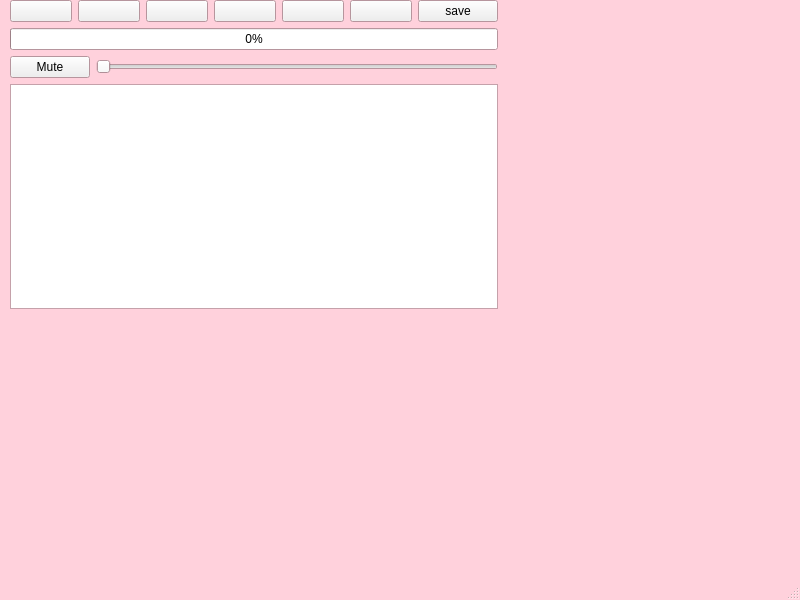
<?xml version="1.0" encoding="UTF-8"?>
<ui version="4.0">
 <class>MainWindow</class>
 <widget class="QMainWindow" name="MainWindow">
  <property name="geometry">
   <rect>
    <x>0</x>
    <y>0</y>
    <width>800</width>
    <height>600</height>
   </rect>
  </property>
  <property name="palette">
   <palette>
    <active>
     <colorrole role="WindowText">
      <brush brushstyle="SolidPattern">
       <color alpha="217">
        <red>23</red>
        <green>23</green>
        <blue>23</blue>
       </color>
      </brush>
     </colorrole>
     <colorrole role="Window">
      <brush brushstyle="SolidPattern">
       <color alpha="255">
        <red>255</red>
        <green>209</green>
        <blue>220</blue>
       </color>
      </brush>
     </colorrole>
     <colorrole role="Link">
      <brush brushstyle="SolidPattern">
       <color alpha="255">
        <red>119</red>
        <green>221</green>
        <blue>119</blue>
       </color>
      </brush>
     </colorrole>
     <colorrole role="ToolTipBase">
      <brush brushstyle="SolidPattern">
       <color alpha="64">
        <red>255</red>
        <green>209</green>
        <blue>220</blue>
       </color>
      </brush>
     </colorrole>
    </active>
    <inactive>
     <colorrole role="WindowText">
      <brush brushstyle="SolidPattern">
       <color alpha="217">
        <red>23</red>
        <green>23</green>
        <blue>23</blue>
       </color>
      </brush>
     </colorrole>
     <colorrole role="Window">
      <brush brushstyle="SolidPattern">
       <color alpha="255">
        <red>255</red>
        <green>209</green>
        <blue>220</blue>
       </color>
      </brush>
     </colorrole>
     <colorrole role="Link">
      <brush brushstyle="SolidPattern">
       <color alpha="255">
        <red>119</red>
        <green>221</green>
        <blue>119</blue>
       </color>
      </brush>
     </colorrole>
     <colorrole role="ToolTipBase">
      <brush brushstyle="SolidPattern">
       <color alpha="64">
        <red>255</red>
        <green>209</green>
        <blue>220</blue>
       </color>
      </brush>
     </colorrole>
    </inactive>
    <disabled>
     <colorrole role="Base">
      <brush brushstyle="SolidPattern">
       <color alpha="255">
        <red>255</red>
        <green>209</green>
        <blue>220</blue>
       </color>
      </brush>
     </colorrole>
     <colorrole role="Window">
      <brush brushstyle="SolidPattern">
       <color alpha="255">
        <red>255</red>
        <green>209</green>
        <blue>220</blue>
       </color>
      </brush>
     </colorrole>
     <colorrole role="Link">
      <brush brushstyle="SolidPattern">
       <color alpha="255">
        <red>119</red>
        <green>221</green>
        <blue>119</blue>
       </color>
      </brush>
     </colorrole>
     <colorrole role="ToolTipBase">
      <brush brushstyle="SolidPattern">
       <color alpha="64">
        <red>255</red>
        <green>209</green>
        <blue>220</blue>
       </color>
      </brush>
     </colorrole>
    </disabled>
   </palette>
  </property>
  <property name="windowTitle">
   <string>MainWindow</string>
  </property>
  <widget class="QWidget" name="centralwidget">
   <widget class="QWidget" name="layoutWidget">
    <property name="geometry">
     <rect>
      <x>10</x>
      <y>0</y>
      <width>488</width>
      <height>309</height>
     </rect>
    </property>
    <layout class="QVBoxLayout" name="verticalLayout">
     <item>
      <layout class="QHBoxLayout" name="horizontalLayout">
       <item>
        <widget class="QPushButton" name="addTrack">
         <property name="text">
          <string/>
         </property>
         <property name="icon">
          <iconset resource="resource.qrc">
           <normaloff>:/rec/img/free-icon-plus-151861.png</normaloff>:/rec/img/free-icon-plus-151861.png</iconset>
         </property>
        </widget>
       </item>
       <item>
        <widget class="QPushButton" name="previous">
         <property name="text">
          <string/>
         </property>
         <property name="icon">
          <iconset resource="resource.qrc">
           <normaloff>:/rec/img/free-icon-rewind-151847.png</normaloff>:/rec/img/free-icon-rewind-151847.png</iconset>
         </property>
        </widget>
       </item>
       <item>
        <widget class="QPushButton" name="play">
         <property name="text">
          <string/>
         </property>
         <property name="icon">
          <iconset resource="resource.qrc">
           <normaloff>:/rec/img/free-icon-play-button-151860.png</normaloff>:/rec/img/free-icon-play-button-151860.png</iconset>
         </property>
        </widget>
       </item>
       <item>
        <widget class="QPushButton" name="pause">
         <property name="text">
          <string/>
         </property>
         <property name="icon">
          <iconset resource="resource.qrc">
           <normaloff>:/rec/img/free-icon-pause-151859.png</normaloff>:/rec/img/free-icon-pause-151859.png</iconset>
         </property>
        </widget>
       </item>
       <item>
        <widget class="QPushButton" name="next">
         <property name="text">
          <string/>
         </property>
         <property name="icon">
          <iconset resource="resource.qrc">
           <normaloff>:/rec/img/free-icon-fast-forward-151854.png</normaloff>:/rec/img/free-icon-fast-forward-151854.png</iconset>
         </property>
        </widget>
       </item>
       <item>
        <widget class="QPushButton" name="listOfPlaylists">
         <property name="text">
          <string/>
         </property>
         <property name="icon">
          <iconset resource="resource.qrc">
           <normaloff>:/rec/img/free-icon-list-151867.png</normaloff>:/rec/img/free-icon-list-151867.png</iconset>
         </property>
        </widget>
       </item>
       <item>
        <widget class="QPushButton" name="save">
         <property name="text">
          <string>save</string>
         </property>
        </widget>
       </item>
      </layout>
     </item>
     <item>
      <widget class="QProgressBar" name="progressBar">
       <property name="value">
        <number>0</number>
       </property>
      </widget>
     </item>
     <item>
      <layout class="QHBoxLayout" name="horizontalLayout_2">
       <item>
        <widget class="QPushButton" name="mute">
         <property name="text">
          <string>Mute</string>
         </property>
        </widget>
       </item>
       <item>
        <widget class="QSlider" name="volumeSlider">
         <property name="orientation">
          <enum>Qt::Horizontal</enum>
         </property>
        </widget>
       </item>
      </layout>
     </item>
     <item>
      <widget class="QListWidget" name="listWidget"/>
     </item>
    </layout>
   </widget>
  </widget>
  <widget class="QMenuBar" name="menubar">
   <property name="geometry">
    <rect>
     <x>0</x>
     <y>0</y>
     <width>800</width>
     <height>22</height>
    </rect>
   </property>
  </widget>
  <widget class="QStatusBar" name="statusbar"/>
  <action name="actionPlay">
   <property name="icon">
    <iconset resource="resource.qrc">
     <normaloff>:/rec/img/free-icon-play-button-151860.png</normaloff>:/rec/img/free-icon-play-button-151860.png</iconset>
   </property>
   <property name="text">
    <string>Play</string>
   </property>
  </action>
  <action name="actionOpen">
   <property name="icon">
    <iconset resource="resource.qrc">
     <normaloff>:/rec/img/free-icon-list-151867.png</normaloff>:/rec/img/free-icon-list-151867.png</iconset>
   </property>
   <property name="text">
    <string>Open</string>
   </property>
   <property name="toolTip">
    <string>addTrack</string>
   </property>
  </action>
  <action name="actionPause">
   <property name="icon">
    <iconset resource="resource.qrc">
     <normaloff>:/rec/img/free-icon-pause-151859.png</normaloff>:/rec/img/free-icon-pause-151859.png</iconset>
   </property>
   <property name="text">
    <string>Pause</string>
   </property>
  </action>
  <action name="actionPrevious">
   <property name="icon">
    <iconset resource="resource.qrc">
     <normaloff>:/rec/img/free-icon-rewind-151847.png</normaloff>:/rec/img/free-icon-rewind-151847.png</iconset>
   </property>
   <property name="text">
    <string>Previous</string>
   </property>
  </action>
  <action name="actionNext">
   <property name="icon">
    <iconset resource="resource.qrc">
     <normaloff>:/rec/img/free-icon-fast-forward-151854.png</normaloff>:/rec/img/free-icon-fast-forward-151854.png</iconset>
   </property>
   <property name="text">
    <string>Next</string>
   </property>
  </action>
 </widget>
 <resources>
  <include location="resource.qrc"/>
 </resources>
 <connections>
  <connection>
   <sender>play</sender>
   <signal>clicked()</signal>
   <receiver>play</receiver>
   <slot>click()</slot>
   <hints>
    <hint type="sourcelabel">
     <x>252</x>
     <y>205</y>
    </hint>
    <hint type="destinationlabel">
     <x>252</x>
     <y>205</y>
    </hint>
   </hints>
  </connection>
 </connections>
</ui>
